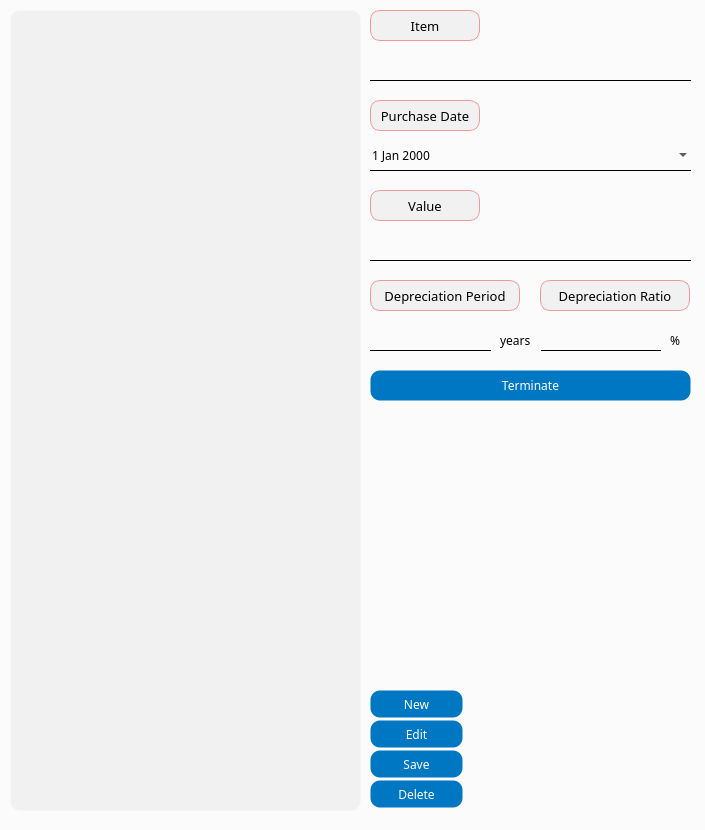
<?xml version="1.0" encoding="UTF-8"?>
<ui version="4.0">
 <class>MainWindow</class>
 <widget class="QMainWindow" name="MainWindow">
  <property name="geometry">
   <rect>
    <x>0</x>
    <y>0</y>
    <width>705</width>
    <height>830</height>
   </rect>
  </property>
  <property name="windowTitle">
   <string>Fixed Asset Management</string>
  </property>
  <property name="styleSheet">
   <string notr="true">QWidget {
	background-color: #fbfbfb;
}

QTableView {
	background-color: #f1f1f1;
	border: 1px solid transparent;
	border-radius: 10px;
}

QPushButton {
    background-color: #0077c2;
    color: white;
    border: 1px solid transparent;
    border-radius: 10px;
    padding: 5px 10px;
}

QPushButton:hover {
    border: 1px solid white;
}

QPushButton:pressed {
    background-color: #005f9e;
    padding-top: 6px;
    padding-bottom: 4px;
}

QPushButton:disabled {
    background-color: lightgray;
    color: gray;
    border: 1px solid gray;
}
</string>
  </property>
  <widget class="QWidget" name="centralwidget">
   <widget class="QTableView" name="fixedAssetTable">
    <property name="geometry">
     <rect>
      <x>10</x>
      <y>10</y>
      <width>351</width>
      <height>801</height>
     </rect>
    </property>
    <property name="font">
     <font>
      <family>Arial Black</family>
     </font>
    </property>
   </widget>
   <widget class="QPushButton" name="newButton">
    <property name="geometry">
     <rect>
      <x>370</x>
      <y>690</y>
      <width>93</width>
      <height>28</height>
     </rect>
    </property>
    <property name="font">
     <font>
      <family>Arial Black</family>
     </font>
    </property>
    <property name="text">
     <string>New</string>
    </property>
   </widget>
   <widget class="QPushButton" name="saveButton">
    <property name="geometry">
     <rect>
      <x>370</x>
      <y>750</y>
      <width>93</width>
      <height>28</height>
     </rect>
    </property>
    <property name="font">
     <font>
      <family>Arial Black</family>
     </font>
    </property>
    <property name="text">
     <string>Save</string>
    </property>
   </widget>
   <widget class="QPushButton" name="editButton">
    <property name="geometry">
     <rect>
      <x>370</x>
      <y>720</y>
      <width>93</width>
      <height>28</height>
     </rect>
    </property>
    <property name="font">
     <font>
      <family>Arial Black</family>
     </font>
    </property>
    <property name="text">
     <string>Edit</string>
    </property>
   </widget>
   <widget class="QPushButton" name="deleteButton">
    <property name="geometry">
     <rect>
      <x>370</x>
      <y>780</y>
      <width>93</width>
      <height>28</height>
     </rect>
    </property>
    <property name="font">
     <font>
      <family>Arial Black</family>
     </font>
    </property>
    <property name="text">
     <string>Delete</string>
    </property>
   </widget>
   <widget class="QLineEdit" name="item">
    <property name="geometry">
     <rect>
      <x>370</x>
      <y>50</y>
      <width>321</width>
      <height>31</height>
     </rect>
    </property>
    <property name="font">
     <font>
      <family>Arial Black</family>
     </font>
    </property>
    <property name="styleSheet">
     <string notr="true">QLineEdit {
    border: none;
    border-bottom: 1px solid black;
    background-color: transparent;
    color: black;
}

QLineEdit:disabled {
    border: none;
    border-bottom: 1px solid lightgray;
    background-color: lightgray;
    color: lightgray;
}
</string>
    </property>
   </widget>
   <widget class="QLineEdit" name="value">
    <property name="geometry">
     <rect>
      <x>370</x>
      <y>230</y>
      <width>321</width>
      <height>31</height>
     </rect>
    </property>
    <property name="font">
     <font>
      <family>Arial Black</family>
     </font>
    </property>
    <property name="styleSheet">
     <string notr="true">QLineEdit {
    border: none;
    border-bottom: 1px solid black;
    background-color: transparent;
    color: black;
}

QLineEdit:disabled {
    border: none;
    border-bottom: 1px solid lightgray;
    background-color: lightgray;
    color: lightgray;
}
</string>
    </property>
   </widget>
   <widget class="QLineEdit" name="depreciationPeriod">
    <property name="geometry">
     <rect>
      <x>370</x>
      <y>320</y>
      <width>121</width>
      <height>31</height>
     </rect>
    </property>
    <property name="font">
     <font>
      <family>Arial Black</family>
     </font>
    </property>
    <property name="styleSheet">
     <string notr="true">QLineEdit {
    border: none;
    border-bottom: 1px solid black;
    background-color: transparent;
    color: black;
}

QLineEdit:disabled {
    border: none;
    border-bottom: 1px solid lightgray;
    background-color: lightgray;
    color: lightgray;
}
</string>
    </property>
   </widget>
   <widget class="QDateEdit" name="purchaseDate">
    <property name="geometry">
     <rect>
      <x>370</x>
      <y>140</y>
      <width>321</width>
      <height>31</height>
     </rect>
    </property>
    <property name="font">
     <font>
      <family>Arial Black</family>
     </font>
    </property>
    <property name="styleSheet">
     <string notr="true">QDateEdit {
	border: none;
    border-bottom: 1px solid black;
    background-color: transparent;
    color: black;
}

QDateEdit:disabled {
	border: none;
    border-bottom: 1px solid lightgray;
    background-color: lightgray;
    color: lightgray;
}
</string>
    </property>
    <property name="calendarPopup">
     <bool>true</bool>
    </property>
   </widget>
   <widget class="QPushButton" name="terminateButton">
    <property name="geometry">
     <rect>
      <x>370</x>
      <y>370</y>
      <width>321</width>
      <height>31</height>
     </rect>
    </property>
    <property name="font">
     <font>
      <family>Arial Black</family>
     </font>
    </property>
    <property name="text">
     <string>Terminate</string>
    </property>
   </widget>
   <widget class="QLineEdit" name="depreciationRatio">
    <property name="geometry">
     <rect>
      <x>540</x>
      <y>320</y>
      <width>121</width>
      <height>31</height>
     </rect>
    </property>
    <property name="font">
     <font>
      <family>Arial Black</family>
     </font>
    </property>
    <property name="styleSheet">
     <string notr="true">QLineEdit {
    border: none;
    border-bottom: 1px solid black;
    background-color: transparent;
    color: black;
}

QLineEdit:disabled {
    border: none;
    border-bottom: 1px solid lightgray;
    background-color: lightgray;
    color: lightgray;
}
</string>
    </property>
   </widget>
   <widget class="QLabel" name="userPasswordLabel_3">
    <property name="geometry">
     <rect>
      <x>670</x>
      <y>330</y>
      <width>16</width>
      <height>21</height>
     </rect>
    </property>
    <property name="font">
     <font>
      <family>Arial Black</family>
     </font>
    </property>
    <property name="text">
     <string>%</string>
    </property>
   </widget>
   <widget class="QLabel" name="userPasswordLabel_4">
    <property name="geometry">
     <rect>
      <x>500</x>
      <y>330</y>
      <width>41</width>
      <height>21</height>
     </rect>
    </property>
    <property name="font">
     <font>
      <family>Arial Black</family>
     </font>
    </property>
    <property name="text">
     <string>years</string>
    </property>
   </widget>
   <widget class="QLabel" name="label_33">
    <property name="geometry">
     <rect>
      <x>370</x>
      <y>10</y>
      <width>110</width>
      <height>31</height>
     </rect>
    </property>
    <property name="minimumSize">
     <size>
      <width>110</width>
      <height>0</height>
     </size>
    </property>
    <property name="maximumSize">
     <size>
      <width>110</width>
      <height>16777215</height>
     </size>
    </property>
    <property name="font">
     <font>
      <family>Arial Black</family>
      <pointsize>10</pointsize>
     </font>
    </property>
    <property name="styleSheet">
     <string notr="true">background-color:rgb(241, 241, 241);
border: 1px solid #ef9a9a;
border-radius: 10px;</string>
    </property>
    <property name="frameShape">
     <enum>QFrame::Box</enum>
    </property>
    <property name="text">
     <string>Item</string>
    </property>
    <property name="alignment">
     <set>Qt::AlignCenter</set>
    </property>
   </widget>
   <widget class="QLabel" name="label_34">
    <property name="geometry">
     <rect>
      <x>370</x>
      <y>100</y>
      <width>110</width>
      <height>31</height>
     </rect>
    </property>
    <property name="minimumSize">
     <size>
      <width>110</width>
      <height>0</height>
     </size>
    </property>
    <property name="maximumSize">
     <size>
      <width>110</width>
      <height>16777215</height>
     </size>
    </property>
    <property name="font">
     <font>
      <family>Arial Black</family>
      <pointsize>10</pointsize>
     </font>
    </property>
    <property name="styleSheet">
     <string notr="true">background-color:rgb(241, 241, 241);
border: 1px solid #ef9a9a;
border-radius: 10px;</string>
    </property>
    <property name="frameShape">
     <enum>QFrame::Box</enum>
    </property>
    <property name="text">
     <string>Purchase Date</string>
    </property>
    <property name="alignment">
     <set>Qt::AlignCenter</set>
    </property>
   </widget>
   <widget class="QLabel" name="label_35">
    <property name="geometry">
     <rect>
      <x>370</x>
      <y>190</y>
      <width>110</width>
      <height>31</height>
     </rect>
    </property>
    <property name="minimumSize">
     <size>
      <width>110</width>
      <height>0</height>
     </size>
    </property>
    <property name="maximumSize">
     <size>
      <width>110</width>
      <height>16777215</height>
     </size>
    </property>
    <property name="font">
     <font>
      <family>Arial Black</family>
      <pointsize>10</pointsize>
     </font>
    </property>
    <property name="styleSheet">
     <string notr="true">background-color:rgb(241, 241, 241);
border: 1px solid #ef9a9a;
border-radius: 10px;</string>
    </property>
    <property name="frameShape">
     <enum>QFrame::Box</enum>
    </property>
    <property name="text">
     <string>Value</string>
    </property>
    <property name="alignment">
     <set>Qt::AlignCenter</set>
    </property>
   </widget>
   <widget class="QLabel" name="label_36">
    <property name="geometry">
     <rect>
      <x>370</x>
      <y>280</y>
      <width>150</width>
      <height>31</height>
     </rect>
    </property>
    <property name="minimumSize">
     <size>
      <width>150</width>
      <height>0</height>
     </size>
    </property>
    <property name="maximumSize">
     <size>
      <width>110</width>
      <height>16777215</height>
     </size>
    </property>
    <property name="font">
     <font>
      <family>Arial Black</family>
      <pointsize>10</pointsize>
     </font>
    </property>
    <property name="styleSheet">
     <string notr="true">background-color:rgb(241, 241, 241);
border: 1px solid #ef9a9a;
border-radius: 10px;</string>
    </property>
    <property name="frameShape">
     <enum>QFrame::Box</enum>
    </property>
    <property name="text">
     <string>Depreciation Period</string>
    </property>
    <property name="alignment">
     <set>Qt::AlignCenter</set>
    </property>
   </widget>
   <widget class="QLabel" name="label_37">
    <property name="geometry">
     <rect>
      <x>540</x>
      <y>280</y>
      <width>150</width>
      <height>31</height>
     </rect>
    </property>
    <property name="minimumSize">
     <size>
      <width>150</width>
      <height>0</height>
     </size>
    </property>
    <property name="maximumSize">
     <size>
      <width>110</width>
      <height>16777215</height>
     </size>
    </property>
    <property name="font">
     <font>
      <family>Arial Black</family>
      <pointsize>10</pointsize>
     </font>
    </property>
    <property name="styleSheet">
     <string notr="true">background-color:rgb(241, 241, 241);
border: 1px solid #ef9a9a;
border-radius: 10px;</string>
    </property>
    <property name="frameShape">
     <enum>QFrame::Box</enum>
    </property>
    <property name="text">
     <string>Depreciation Ratio</string>
    </property>
    <property name="alignment">
     <set>Qt::AlignCenter</set>
    </property>
   </widget>
  </widget>
 </widget>
 <tabstops>
  <tabstop>item</tabstop>
  <tabstop>purchaseDate</tabstop>
  <tabstop>value</tabstop>
  <tabstop>depreciationPeriod</tabstop>
  <tabstop>depreciationRatio</tabstop>
  <tabstop>terminateButton</tabstop>
  <tabstop>newButton</tabstop>
  <tabstop>editButton</tabstop>
  <tabstop>saveButton</tabstop>
  <tabstop>deleteButton</tabstop>
  <tabstop>fixedAssetTable</tabstop>
 </tabstops>
 <resources/>
 <connections/>
</ui>
